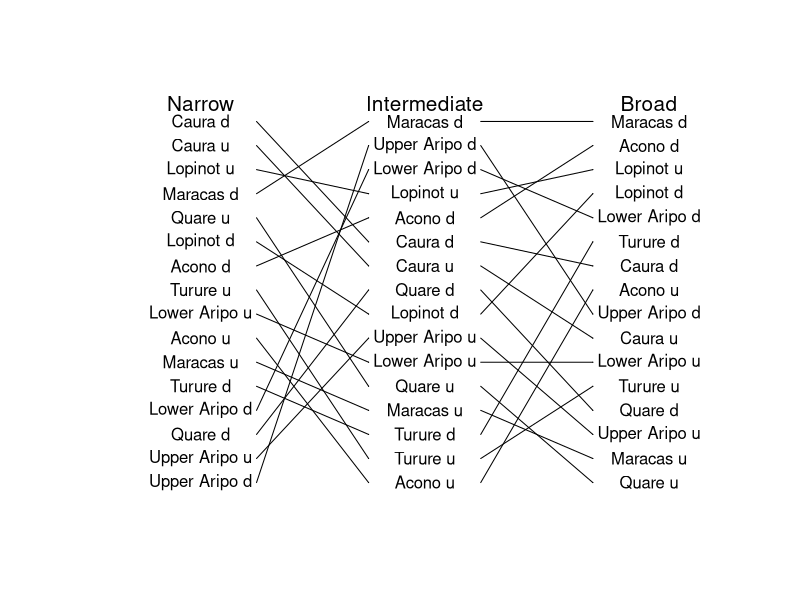

Write the R code that produced this figure.
## ---- chunk 1
###Making a plot of how high pressure predation sites are when measured in 
#different levels of predation

setwd("C:\\Users\\faj\\Documents\\OneDrive for Business\\research\\FishPredation\\Data")

library(dplyr)
library(tidyr)
library(ggplot2)
library(lme4)
library(Cairo)


#preparing data 

fishDataAll <- read.csv("Fish data June 2017.csv")
head(fishDataAll)
str(fishDataAll)
levels(fishDataAll$species)
selectMonths <- c("07", "08")# i am selecting out these months because then i can use the last timepoint 


group12 <- c("Hoplias malabaricus", "Crenicichla frenata", "Gymnotus carapo", "Anablepsoides hartii",
			"Cichlasoma taenia", "Cichlasoma taenia", "Corynopoma riisei", "Roeboides dientonito", 
			"Agonostomus monticola", "Rhamdia quelen", "andinoacara pulcher", "Hemigrammus unilineatus", "Rivulus hartii")


#select data from only the July and Auguest, and remove first year 
SelectData <- fishDataAll %>% 
	separate(date, c("Day", "Month", "Year"), sep = "/") %>%
	filter(Year != 2010)%>%
	filter(Month %in% selectMonths)

fishData <- data.frame(SelectData)

#calculate biomass
fishData$TotBiomass <- (fishData$numbercaught + fishData$numberseen)* fishData$weight


#calculating percentage biomass
TotBioSite<- fishData %>% 
	group_by(site, Year) %>%
	summarise(BiomasSiteSum = sum(TotBiomass, na.rm=TRUE))

siteBiomass <- data.frame(TotBioSite)

#Narrow Predation data
#-------------------------

#sum biomass per site and year
predatorsBioN <- fishData %>% 
	filter(species == "Hoplias malabaricus" | species == "Crenicichla frenata") %>%
	group_by(site, Year) %>%
	summarise(BiomassSum = sum(TotBiomass))

predatorsBio <- data.frame(predatorsBioN)
predatorsBio$Year <- as.numeric(predatorsBio$Year)
siteBiomass$Year <- as.numeric(siteBiomass$Year)

FishDataTot <- merge(siteBiomass, predatorsBio, by = c("site" ,"Year"),all=TRUE) # this makes sure i 
#know what years had no predators recoreded in 
head(FishDataTot)
FishDataTot$BiomassSum[is.na(FishDataTot$BiomassSum)] <- 0

FishDataTot$PropMass <- FishDataTot$BiomassSum / FishDataTot$BiomasSiteSum

Narrow <- aggregate(FishDataTot$PropMass, list(FishDataTot$site), mean, na.rm=TRUE)

orderNarrow <- Narrow[order(Narrow$x),]
head(orderNarrow)

orderNarrow$predOrderN <- c(1:nrow(orderNarrow))

#Middle predation 
#------------------------------

#there are no fsih of species Anablepsoides hartii

#sum biomass per site and year
predatorsBioM <- fishData %>% 
	filter(species == "Hoplias malabaricus" | species == "Crenicichla frenata" | 
		species == "Gymnotus carapo" | species == "Rivulus hartii") %>%
	group_by(site, Year) %>%
	summarise(BiomassSum = sum(TotBiomass))

predatorsBioMl <- data.frame(predatorsBioM)

predatorsBioMl$Year <- as.numeric(predatorsBioMl$Year)

FishDataTotM <- merge(siteBiomass, predatorsBioM, by = c("site" ,"Year"),all=TRUE) # this makes sure i 
#know what years had no predators recoreded in 
head(FishDataTotM)
FishDataTotM$BiomassSum[is.na(FishDataTotM$BiomassSum)] <- 0

FishDataTotM$PropMass <- FishDataTotM$BiomassSum / FishDataTotM$BiomasSiteSum


Middle <- aggregate(FishDataTotM$BiomassSum, list(FishDataTotM$site), mean, na.rm=TRUE)

orderMiddle<- Middle[order(Middle$x),]
head(orderMiddle)

orderMiddle$predOrderM <- c(1:nrow(orderMiddle))

#Wide predation 
#------------------------------

#there are no fsih of species Anablepsoides hartii

#sum biomass per site and year
predatorsBioW <- fishData %>% 
	filter(species %in% group12) %>%
	group_by(site, Year) %>%
	summarise(BiomassSum = sum(TotBiomass))

predatorsBioWd <- data.frame(predatorsBioW)

predatorsBioWd$Year <- as.numeric(predatorsBioWd$Year)

FishDataTotW <- merge(siteBiomass, predatorsBioW, by = c("site" ,"Year"),all=TRUE) # this makes sure i 
#know what years had no predators recoreded in 
head(FishDataTotW)
FishDataTotW$BiomassSum[is.na(FishDataTotW$BiomassSum)] <- 0

FishDataTotW$PropMass <- FishDataTotW$BiomassSum / FishDataTotW$BiomasSiteSum

Wide <- aggregate(FishDataTotW$BiomassSum, list(FishDataTotW$site), mean, na.rm=TRUE)

orderWide<- Wide[order(Wide$x),]
head(orderWide)

orderWide$predOrderW <- c(1:nrow(orderWide))


##merge all data 
#-----------------------------

orderNM <- merge(orderNarrow, orderMiddle, by = "Group.1")
orderNMW <- merge(orderNM, orderWide, by = "Group.1")

## ---- chunk 2

Cairo(file="C:\\Users\\faj\\Documents\\OneDrive for Business\\research\\bioTIME\\users\\Faith\\TriniFishPredation\\Biomass_tangle.png",
      type="png",
      units="in", 
      width=9,
      height=4, 
      pointsize=12,
      dpi=100)

plotSetup <- data.frame(cbind(c(1:17),c(20:87))) # data to plot onto emptyp plot
plot(x = plotSetup$X2, y = plotSetup$X1, col="white", axes=FALSE , ylab = " ", xlab = "  ")

#plot arrows
arrows(x0 = 36, y0 = orderNMW$predOrderN, x1 = 48, y1 = orderNMW$predOrderM, length = 0.001)
arrows(x0 = 60, y0 = orderNMW$predOrderM, x1 = 72, y1 = orderNMW$predOrderW, length = 0.001)

#plotting text 
text(x = 54, y = orderNMW$predOrderM, labels = orderNMW$Group.1)
text(x = 30, y = orderNMW$predOrderN, labels = orderNMW$Group.1)
text(x = 78, y = orderNMW$predOrderW, labels = orderNMW$Group.1)

text(x = 30, y = 16.75, labels = "Narrow", cex = 1.25)
text(x = 54, y = 16.75, labels = "Intermediate", cex = 1.25)
text(x = 78, y = 16.75, labels = "Broad", cex = 1.25)

dev.off()

## ---- chunk 3
rownames(orderNMW) <- orderNMW$Group.1
corOrderNMW <- orderNMW[,c(2, 4, 6)] 
names(corOrderNMW ) <- c("Narrow", "Middle", "Wide")
cor(corOrderNMW, method="spearman")
